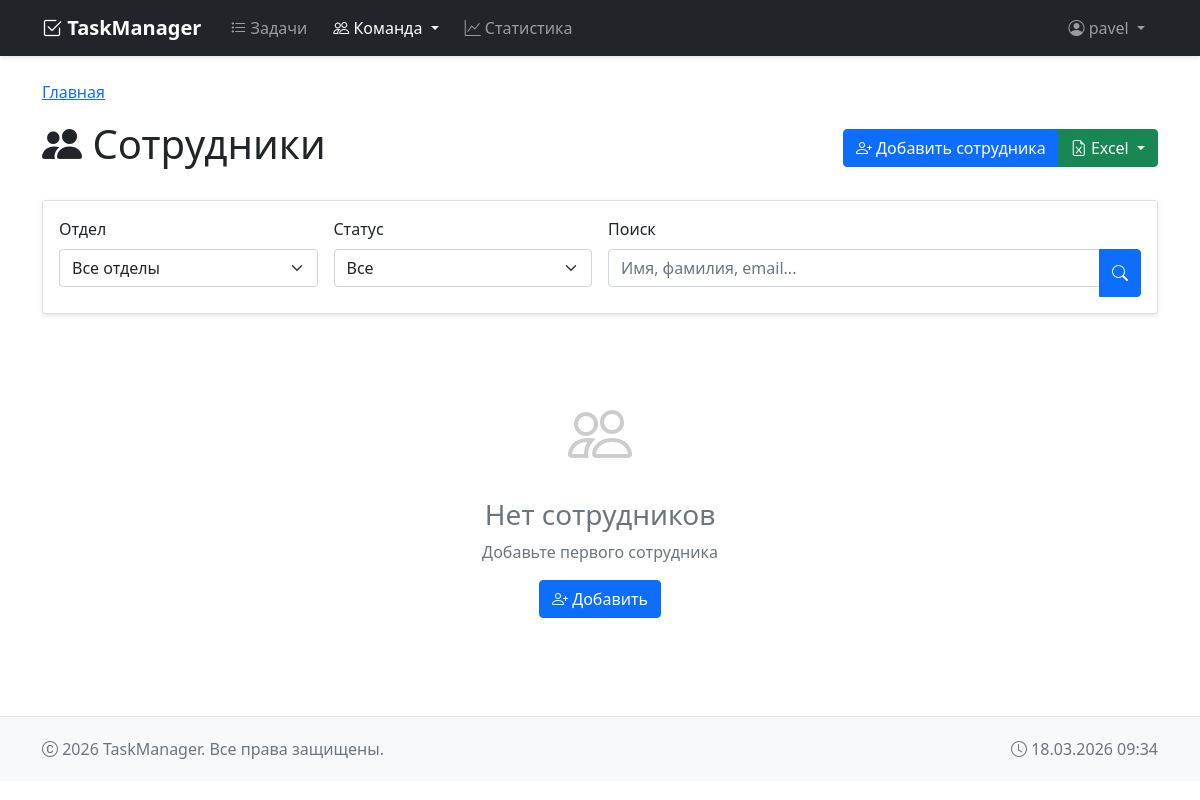
The page /employees/ (signed in) on the database as committed earlier.
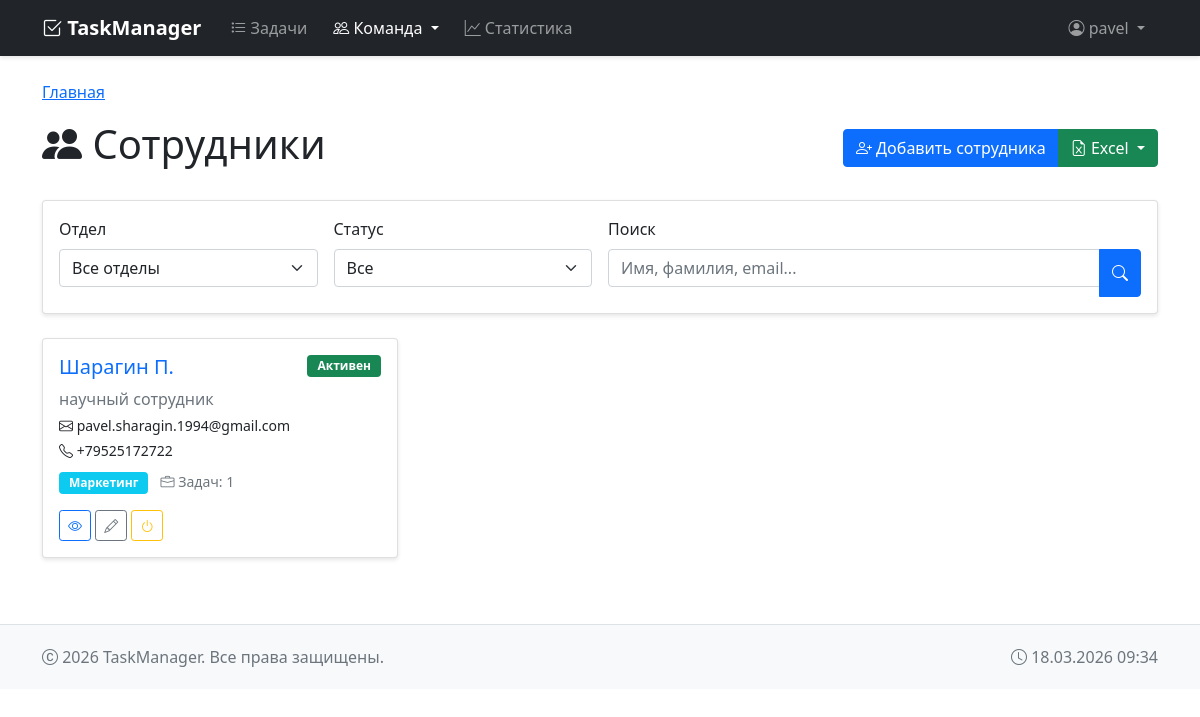
The same page on the database as committed later.
### tasks/models.py (models this page shows, shortened)
class Employee(models.Model):
    DEPARTMENT_CHOICES = [
        ('development', 'Разработка'),
        ('design', 'Дизайн'),
        ('marketing', 'Маркетинг'),
        ('sales', 'Продажи'),
        ('hr', 'HR'),
        ('administration', 'Администрация'),
        ('research', 'Исследования'),
        ('other', 'Другое'),
    ]
    LABORATORY_CHOICES = [
        ('lab1', 'Лаборатория №1'),
        ('lab2', 'Лаборатория №2'),
        ('lab3', 'Лаборатория №3'),
        ('research_lab', 'Исследовательская лаборатория'),
        ('test_lab', 'Тестовая лаборатория'),
        ('other', 'Другая'),
    ]
    last_name = models.CharField('Фамилия', max_length=100)
    first_name = models.CharField('Имя', max_length=100)
    patronymic = models.CharField('Отчество', max_length=100, blank=True, null=True)
    position = models.CharField('Должность', max_length=200)
    email = models.EmailField('Email', unique=True)
    phone = models.CharField('Телефон', max_length=20, blank=True, null=True)
    department = models.CharField('Отдел', max_length=50, choices=DEPARTMENT_CHOICES, default='other')
    laboratory = models.CharField('Лаборатория', max_length=50, choices=LABORATORY_CHOICES, blank=True, null=True)
    hire_date = models.DateField('Дата найма', null=True, blank=True)
    is_active = models.BooleanField('Активный сотрудник', default=True)
    notes = models.TextField('Заметки', blank=True, null=True)
    created_date = models.DateTimeField('Дата создания', auto_now_add=True)
    updated_date = models.DateTimeField('Дата обновления', auto_now=True)
    created_by = models.ForeignKey(User, on_delete=models.SET_NULL, null=True, related_name='created_employees')
    class Meta:
        verbose_name = 'Сотрудник'
        verbose_name_plural = 'Сотрудники'
        ordering = ['last_name', 'first_name']
    @property
    def short_name(self):
        name_parts = [self.last_name]
        if self.first_name:
            name_parts.append(f"{self.first_name[0]}.")
        if self.patronymic:
            name_parts.append(f"{self.patronymic[0]}.")
        return ' '.join(name_parts)

### tasks/views.py (the view, shortened to what this page needs)
# urls.py: path('employees/', views.employee_list, name='employee_list'),
@login_required
def employee_list(request):
    employees = Employee.objects.all()
    department = request.GET.get('department', '')
    if department:
        employees = employees.filter(department=department)
    laboratory = request.GET.get('laboratory', '')
    if laboratory:
        employees = employees.filter(laboratory=laboratory)
    is_active = request.GET.get('is_active', '')
    if is_active == 'active':
        employees = employees.filter(is_active=True)
    elif is_active == 'inactive':
        employees = employees.filter(is_active=False)
    search = request.GET.get('search', '')
    sort = request.GET.get('sort', 'last_name')
    employees = employees.order_by(sort)
    paginator = Paginator(employees, 20)
    page_number = request.GET.get('page')
    page_obj = paginator.get_page(page_number)
    context = {
        'page_obj': page_obj,
        'departments': Employee.DEPARTMENT_CHOICES,
        'laboratories': Employee.LABORATORY_CHOICES,
        'current_filters': {
            'department': department,
            'laboratory': laboratory,
            'is_active': is_active,
            'search': search,
            'sort': sort,
        }
    }
    return render(request, 'tasks/employee_list.html', context)

### tasks/templates/tasks/employee_list.html (shortened to what this page needs)
{% extends 'base.html' %}
{% block content %}
<div class="d-flex justify-content-between align-items-center mb-4">
    <h1><i class="bi bi-people-fill"></i> Сотрудники</h1>
    <div>
        <div class="btn-group" role="group">
            <a href="{% url 'employee_create' %}" class="btn btn-primary">
                <i class="bi bi-person-plus"></i> Добавить сотрудника
            </a>
            <button type="button" class="btn btn-success dropdown-toggle" data-bs-toggle="dropdown">
                <i class="bi bi-file-earmark-excel"></i> Excel
            </button>
        </div>
    </div>
</div>
<div class="card mb-4">
    <div class="card-body">
        <form method="get" class="row g-3">
            <div class="col-md-3">
                <label class="form-label">Отдел</label>
                <select name="department" class="form-select" onchange="this.form.submit()">
                    <option value="">Все отделы</option>
                </select>
            </div>
            <div class="col-md-3">
                <label class="form-label">Статус</label>
                <select name="is_active" class="form-select" onchange="this.form.submit()">
                    <option value="">Все</option>
                </select>
            </div>
            <div class="col-md-6">
                <label class="form-label">Поиск</label>
                <div class="input-group">
                    <input type="text" name="search" class="form-control"
                           placeholder="Имя, фамилия, email..." value="{{ current_filters.search }}">
                    <button type="submit" class="btn btn-primary">
                        <i class="bi bi-search"></i>
                    </button>
                </div>
            </div>
        </form>
    </div>
</div>
<div class="row">
    {% for employee in page_obj %}
        <div class="col-md-6 col-lg-4 mb-3">
            <div class="card h-100 {% if not employee.is_active %}bg-light opacity-75{% endif %}">
                <div class="card-body">
                    <div class="d-flex justify-content-between align-items-start">
                        <h5 class="card-title">
                            <a href="{% url 'employee_detail' employee.id %}" class="text-decoration-none">
                                {{ employee.short_name }}
                            </a>
                        </h5>
                        <span class="badge {% if employee.is_active %}bg-success{% else %}bg-secondary{% endif %}">
                            {{ employee.is_active|yesno:"Активен,Неактивен" }}
                        </span>
                    </div>
                    <p class="card-text text-muted mb-1">{{ employee.position }}</p>
                    <p class="card-text small mb-1"><i class="bi bi-envelope"></i> {{ employee.email }}</p>
                    {% if employee.phone %}
                        <p class="card-text small mb-1"><i class="bi bi-telephone"></i> {{ employee.phone }}</p>
                    {% endif %}
                    <div class="mt-2">
                        <span class="badge bg-info">{{ employee.get_department_display }}</span>
                        <span class="small text-muted ms-2">
                            <i class="bi bi-briefcase"></i> Задач: {{ employee.tasks.count }}
                        </span>
                    </div>
                    <div class="mt-3">
                        <a href="{% url 'employee_detail' employee.id %}" class="btn btn-sm btn-outline-primary">
                            <i class="bi bi-eye"></i>
                        </a>
                        <a href="{% url 'employee_update' employee.id %}" class="btn btn-sm btn-outline-secondary">
                            <i class="bi bi-pencil"></i>
                        </a>
                        <a href="{% url 'employee_toggle_active' employee.id %}" class="btn btn-sm btn-outline-warning">
                            <i class="bi bi-power"></i>
                        </a>
                    </div>
                </div>
            </div>
        </div>
    {% empty %}
        <div class="col-12">
            <div class="text-center py-5">
                <i class="bi bi-people" style="font-size: 4rem; color: #ccc;"></i>
                <h3 class="text-muted mt-3">Нет сотрудников</h3>
                <p class="text-muted">Добавьте первого сотрудника</p>
                <a href="{% url 'employee_create' %}" class="btn btn-primary">
                    <i class="bi bi-person-plus"></i> Добавить
                </a>
            </div>
        </div>
    {% endfor %}
</div>
{% endblock %}

### tasks/templates/base.html (shortened to what this page needs)
<!DOCTYPE html>
<html lang="ru">
<head>
    <link href="https://cdn.jsdelivr.net/npm/bootstrap@5.1.3/dist/css/bootstrap.min.css" rel="stylesheet">
    <link rel="stylesheet" href="https://cdn.jsdelivr.net/npm/bootstrap-icons@1.8.1/font/bootstrap-icons.css">
</head>
<body>
    <nav class="navbar navbar-expand-lg navbar-dark bg-dark">
        <div class="container">
            <a class="navbar-brand" href="{% url 'task_list' %}">
                <i class="bi bi-check2-square"></i> TaskManager
            </a>
            <div class="collapse navbar-collapse" id="navbarNav">
                <ul class="navbar-nav me-auto">
                    <li class="nav-item">
                        <a class="nav-link {% if request.resolver_match.url_name == 'task_list' %}active{% endif %}"
                           href="{% url 'task_list' %}">
                            <i class="bi bi-list-task"></i> Задачи
                        </a>
                    </li>
                    <li class="nav-item dropdown">
                        <a class="nav-link dropdown-toggle {% if 'employee' in request.resolver_match.url_name or 'team' in request.resolver_match.url_name %}active{% endif %}"
                           href="#" id="teamDropdown" role="button" data-bs-toggle="dropdown">
                            <i class="bi bi-people"></i> Команда
                        </a>
                    </li>
                    <li class="nav-item">
                        <a class="nav-link {% if request.resolver_match.url_name == 'task_statistics' %}active{% endif %}"
                           href="{% url 'task_statistics' %}">
                            <i class="bi bi-graph-up"></i> Статистика
                        </a>
                    </li>
                </ul>
                <ul class="navbar-nav">
                    {% if user.is_authenticated %}
                        <li class="nav-item dropdown">
                            <a class="nav-link dropdown-toggle" href="#" id="userDropdown" role="button" data-bs-toggle="dropdown">
                                <i class="bi bi-person-circle"></i> {{ user.username }}
                            </a>
                        </li>
                    {% endif %}
                </ul>
            </div>
        </div>
    </nav>
    <div class="container mt-4">
        {% block breadcrumbs %}
        <nav aria-label="breadcrumb" class="mt-2 mb-3">
            <ol class="breadcrumb">
                <li class="breadcrumb-item"><a href="{% url 'task_list' %}">Главная</a></li>
            </ol>
        </nav>
        {% endblock %}
        {% block content %}
        {% endblock %}
    </div>
    <footer class="footer">
        <div class="container">
            <div class="row">
                <div class="col-md-6">
                    <p class="text-muted mb-0">
                        <i class="bi bi-c-circle"></i> {% now "Y" %} TaskManager. Все права защищены.
                    </p>
                </div>
                <div class="col-md-6 text-end">
                    <p class="text-muted mb-0">
                        <i class="bi bi-clock"></i> {% now "d.m.Y H:i" %}
                    </p>
                </div>
            </div>
        </div>
    </footer>
</body>
</html>

### tasks/templates/base.html (style rules this page uses)
.form-control, .form-select { margin-bottom: 10px; }
.card { box-shadow: 0 2px 4px rgba(0,0,0,0.1); }
.navbar { margin-bottom: 20px; box-shadow: 0 2px 4px rgba(0,0,0,.1); }
.navbar-brand { font-weight: 600; }
.nav-link { font-size: 1rem; margin: 0 5px; }
.badge { padding: 5px 10px; }
.footer { margin-top: 50px; padding: 20px 0; background-color: #f8f9fa; border-top: 1px solid #dee2e6; }

Rows that differ between the two databases and show on the page:
added Employee: short_name "Шарагин П.", is_active "Активен", position "научный сотрудник", email "pavel.sharagin.1994@gmail.com", phone "+79525172722", department "Маркетинг", tasks.count "1"
Other text that changed with them:
text no longer shown: "Нет сотрудников Добавьте первого сотрудника Добавить"
